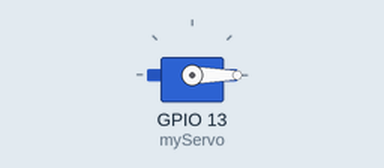
The sketch below on a simulated ESP32. Parts: servo.

Above: at 0.05 s.
At 3.0 s:
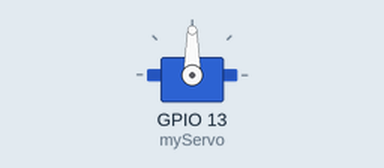
At 6.0 s:
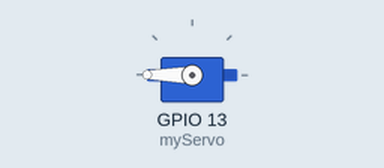
Timing chart, 0 to 7.8 s (numbered marks = the images above):
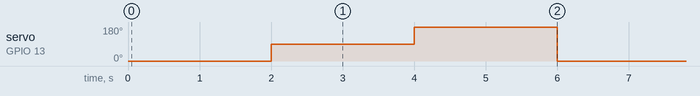

The sketch:

servo_test.ino
```cpp
#include <ESP32Servo.h>

Servo myServo;

void setup() {
  myServo.attach(13); // use GPIO 13
}

void loop() {
  myServo.write(0);
  delay(2000);

  myServo.write(90);
  delay(2000);

  myServo.write(180);
  delay(2000);
}
```

Measured:
- by itself, servo on GPIO 13 (myServo): repeats every 6.0 s: 180° 2.0 s, 0° 2.0 s, 90° 2.0 s
